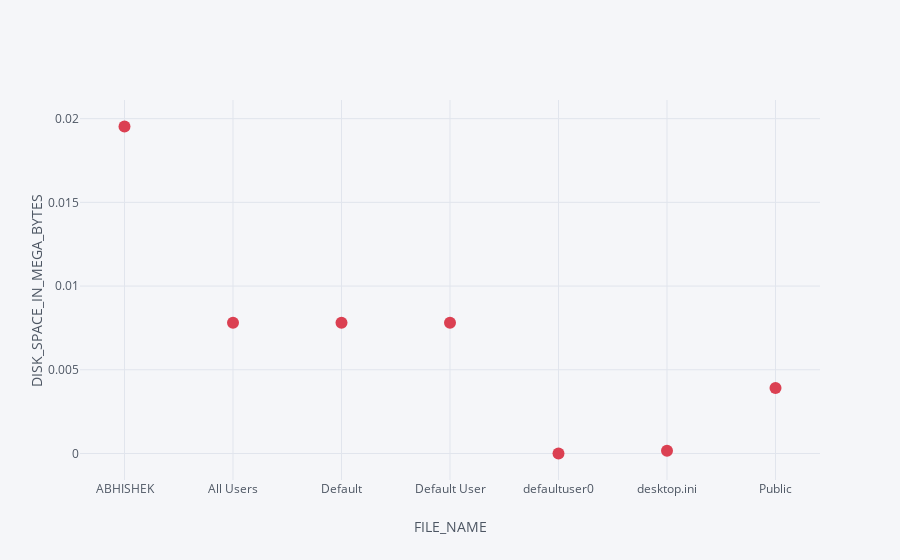
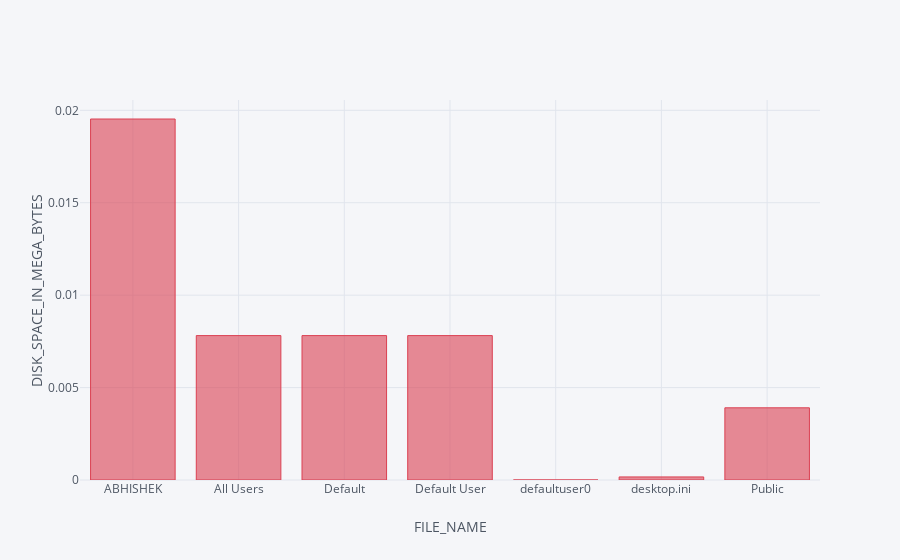
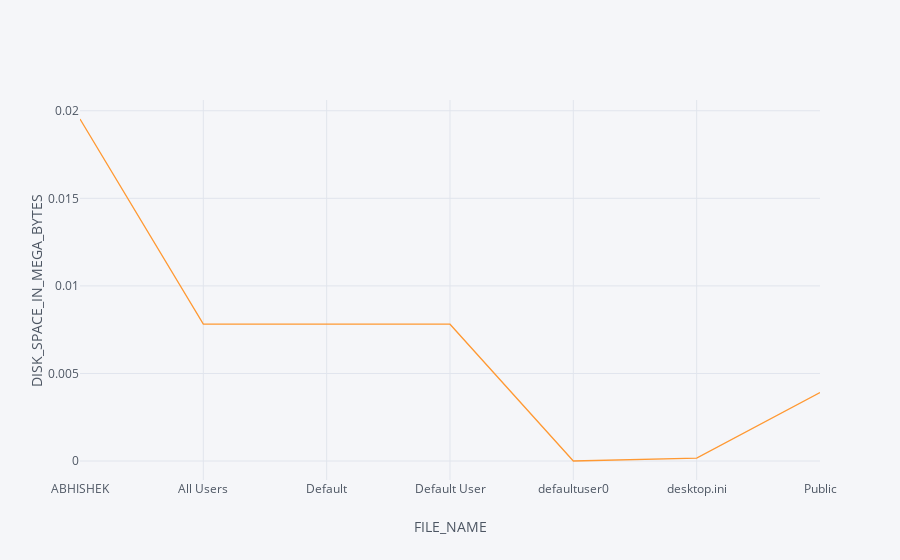

The notebook cell these images were saved under, in order:
### Code cell
import os

import pandas as pd

import cufflinks as cf
from plotly import __version__
from plotly.offline import download_plotlyjs,init_notebook_mode,plot,iplot
init_notebook_mode(connected=True)
cf.go_offline()
%matplotlib inline

flag=1
def input_name():
    global f
    f = input("Enter the directory = ")
    
    c=check(f)
    if(c==False):
        print("Incorrect Directory\nPlease try again!\n")
        input_name()
    

def check(f1):
    if(os.path.exists(f1)==True):
        return True
    else:
        return False
input_name() 
file_path=f+"\\" 

os.chdir(file_path)
print(file_path)
print('\n')




while(flag==1): 
    
    print(os.listdir())
    
    size=[]

    for file in (os.listdir()):
         size.append(os.stat(file).st_size)

    print('\n')
    
    
    size1=[i/(1024*1024) for i in size]
    d={'DISK_SPACE_IN_MEGA_BYTES': size1,'FILE_NAME': os.listdir(),}
    df = pd.DataFrame(data=d,columns=['FILE_NAME','DISK_SPACE_IN_MEGA_BYTES'])
    
    print('\n\n')
    print(df)
    print("\n\nVisualization of the data is as follows :\n\n")
    df.iplot(kind='scatter',x='FILE_NAME',y='DISK_SPACE_IN_MEGA_BYTES',mode='markers',xTitle='FILE_NAME',yTitle='DISK_SPACE_IN_MEGA_BYTES',color='red')
    df.iplot(kind='bar',x='FILE_NAME',y='DISK_SPACE_IN_MEGA_BYTES',mode='markers',xTitle='FILE_NAME',yTitle='DISK_SPACE_IN_MEGA_BYTES',color='red')
    df.iplot(kind='line',x='FILE_NAME',y='DISK_SPACE_IN_MEGA_BYTES',xTitle='FILE_NAME',yTitle='DISK_SPACE_IN_MEGA_BYTES')
    
    
    choice=input("\n\nEnter 1 to go to a child directory\nEnter 2 to go to parent directory\nEnter 3 to exit\nEnter your choice = ")
    
    if(choice=='1'):
        child=input("Enter child file name = ")
        file_path = os.path.join(file_path,child)
        os.chdir(file_path)
        flag=1
        
    elif(choice=='2'):
        file_path = file_path[:-1]
        file_path=os.path.dirname(file_path)
        os.chdir(file_path)
        flag=1
        
        
    else:
        flag=0
    
        
print("thank you!")

### Figure 1 — Plotly figure (JSON) as saved in the notebook; plotly's stock layout.template omitted (floating-point values rounded to 4 significant figures)
{"data": [{"line": {"color": "rgba(219, 64, 82, 1.0)", "dash": "solid", "width": 1.3}, "marker": {"size": 12, "symbol": "dot"}, "mode": "markers", "name": "DISK_SPACE_IN_MEGA_BYTES", "text": "", "type": "scatter", "x": ["ABHISHEK", "All Users", "Default", "Default User", "defaultuser0", "desktop.ini", "Public"], "y": [0.01953, 0.007812, 0.007812, 0.007812, 0, 0.0001659, 0.003906]}], "layout": {"legend": {"bgcolor": "#F5F6F9", "font": {"color": "#4D5663"}}, "paper_bgcolor": "#F5F6F9", "plot_bgcolor": "#F5F6F9", "titlefont": {"color": "#4D5663"}, "xaxis1": {"gridcolor": "#E1E5ED", "showgrid": true, "tickfont": {"color": "#4D5663"}, "title": "FILE_NAME", "titlefont": {"color": "#4D5663"}, "zerolinecolor": "#E1E5ED"}, "yaxis1": {"gridcolor": "#E1E5ED", "showgrid": true, "tickfont": {"color": "#4D5663"}, "title": "DISK_SPACE_IN_MEGA_BYTES", "titlefont": {"color": "#4D5663"}, "zerolinecolor": "#E1E5ED"}}}

### Figure 2 — Plotly figure (JSON) as saved in the notebook; plotly's stock layout.template omitted (floating-point values rounded to 4 significant figures)
{"data": [{"marker": {"color": "rgba(219, 64, 82, 0.6)", "line": {"color": "rgba(219, 64, 82, 1.0)", "width": 1}}, "name": "DISK_SPACE_IN_MEGA_BYTES", "orientation": "v", "text": "", "type": "bar", "x": ["ABHISHEK", "All Users", "Default", "Default User", "defaultuser0", "desktop.ini", "Public"], "y": [0.01953, 0.007812, 0.007812, 0.007812, 0, 0.0001659, 0.003906]}], "layout": {"legend": {"bgcolor": "#F5F6F9", "font": {"color": "#4D5663"}}, "paper_bgcolor": "#F5F6F9", "plot_bgcolor": "#F5F6F9", "titlefont": {"color": "#4D5663"}, "xaxis1": {"gridcolor": "#E1E5ED", "showgrid": true, "tickfont": {"color": "#4D5663"}, "title": "FILE_NAME", "titlefont": {"color": "#4D5663"}, "zerolinecolor": "#E1E5ED"}, "yaxis1": {"gridcolor": "#E1E5ED", "showgrid": true, "tickfont": {"color": "#4D5663"}, "title": "DISK_SPACE_IN_MEGA_BYTES", "titlefont": {"color": "#4D5663"}, "zerolinecolor": "#E1E5ED"}}}

### Figure 3 — Plotly figure (JSON) as saved in the notebook; plotly's stock layout.template omitted (floating-point values rounded to 4 significant figures)
{"data": [{"line": {"color": "rgba(255, 153, 51, 1.0)", "dash": "solid", "width": 1.3}, "mode": "lines", "name": "DISK_SPACE_IN_MEGA_BYTES", "text": "", "type": "scatter", "x": ["ABHISHEK", "All Users", "Default", "Default User", "defaultuser0", "desktop.ini", "Public"], "y": [0.01953, 0.007812, 0.007812, 0.007812, 0, 0.0001659, 0.003906]}], "layout": {"legend": {"bgcolor": "#F5F6F9", "font": {"color": "#4D5663"}}, "paper_bgcolor": "#F5F6F9", "plot_bgcolor": "#F5F6F9", "titlefont": {"color": "#4D5663"}, "xaxis1": {"gridcolor": "#E1E5ED", "showgrid": true, "tickfont": {"color": "#4D5663"}, "title": "FILE_NAME", "titlefont": {"color": "#4D5663"}, "zerolinecolor": "#E1E5ED"}, "yaxis1": {"gridcolor": "#E1E5ED", "showgrid": true, "tickfont": {"color": "#4D5663"}, "title": "DISK_SPACE_IN_MEGA_BYTES", "titlefont": {"color": "#4D5663"}, "zerolinecolor": "#E1E5ED"}}}
